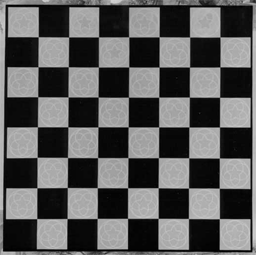
%> input picture Lab 1/Codes/chessboard04.png, 256 x 255 px
$ octave --eval "result = compute_matrix_E(imread('chessboard04.png'));"   (GNU Octave 9; MATLAB toolbox functions it lacks are replaced by stand-ins)
%> lines starting %> are read from the running program, lines starting %| are printed output that depends on the picture
function [E]=compute_matrix_E(im)

%im = imread('chessboard04.png');
im_orig = im;
%> im_orig is the input picture: size 255x256 uint8; min 0, max 209, mean 91.8
if size(im,3)>1 im=rgb2gray(im); end
% Derivative masks
dx = [-1 0 1;
-1 0 1;
-1 0 1];
dy = dx';
% Image derivatives
Ix = conv2(double(im), dx, 'same');
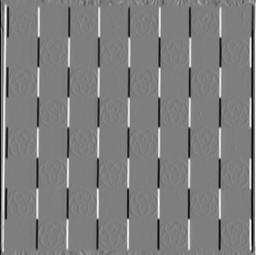
%> Ix: size 255x256 double; min -595, max 600, mean -0.1; drawn with min black and max white
Iy = conv2(double(im), dy, 'same');
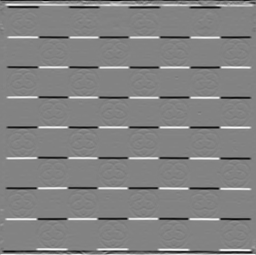
%> Iy: size 255x256 double; min -617, max 585, mean -0.1; drawn with min black and max white
sigma=2;
% Generate Gaussian filter of size 9x9 and std. dev. sigma.
g = fspecial('gaussian',9, sigma);
% Smoothed squared image derivatives
Ix2 = conv2(Ix.^2, g, 'same');
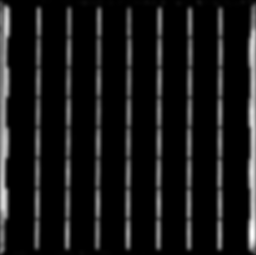
%> Ix2: size 255x256 double; min 0, max 150639.7, mean 14232.9; drawn with min black and max white
Iy2 = conv2(Iy.^2, g, 'same');
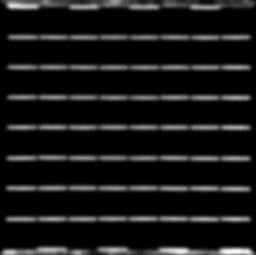
%> Iy2: size 255x256 double; min 0, max 142832.2, mean 13153; drawn with min black and max white
Ixy = conv2(Ix.*Iy, g, 'same');
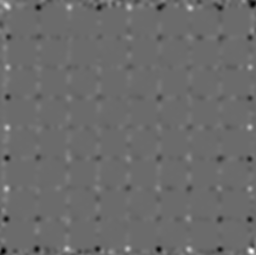
%> Ixy: size 255x256 double; min -11726.2, max 16030.6, mean 14.9; drawn with min black and max white

%%% part 1
m1=conv2(Ix2,ones(3,3),'same');
m2=conv2(Iy2,ones(3,3),'same');
m3=conv2(Ixy,ones(3,3),'same');
E=zeros(size(im));
for i=1:size(im,1)
    for j=1:size(im,2)
        M=[m1(i,j) m3(i,j); m3(i,j) m2(i,j)];
        [V,D] = eig(M);
        E(i,j)=min(D(1,1),D(2,2));
    end
end
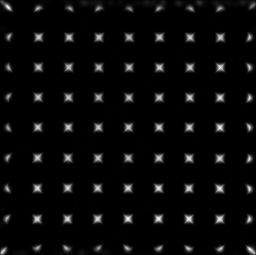
%> E: size 255x256 double; min 0.00304, max 426517.8, mean 16626.6; drawn with min black and max white

end

$ run again, on Lab 1/Codes/chessboard03.png
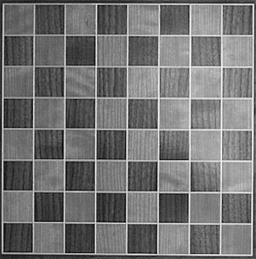
%> input picture Lab 1/Codes/chessboard03.png, 256 x 259 px
%> in compute_matrix_E, im_orig is the input picture: size 259x256 uint8; min 6, max 253, mean 115.4
%> in compute_matrix_E, `Ixy = conv2(Ix.*Iy, g, 'same');`:
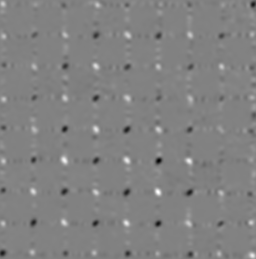
%> Ixy: size 259x256 double; min -10589.9, max 10186.8, mean 10.4; drawn with min black and max white
%> after the loop in compute_matrix_E, `for i=1:size(im,1)`:
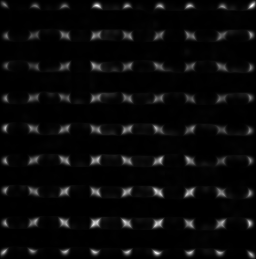
%> E: size 259x256 double; min 106.3, max 434416.9, mean 17378.8; drawn with min black and max white
